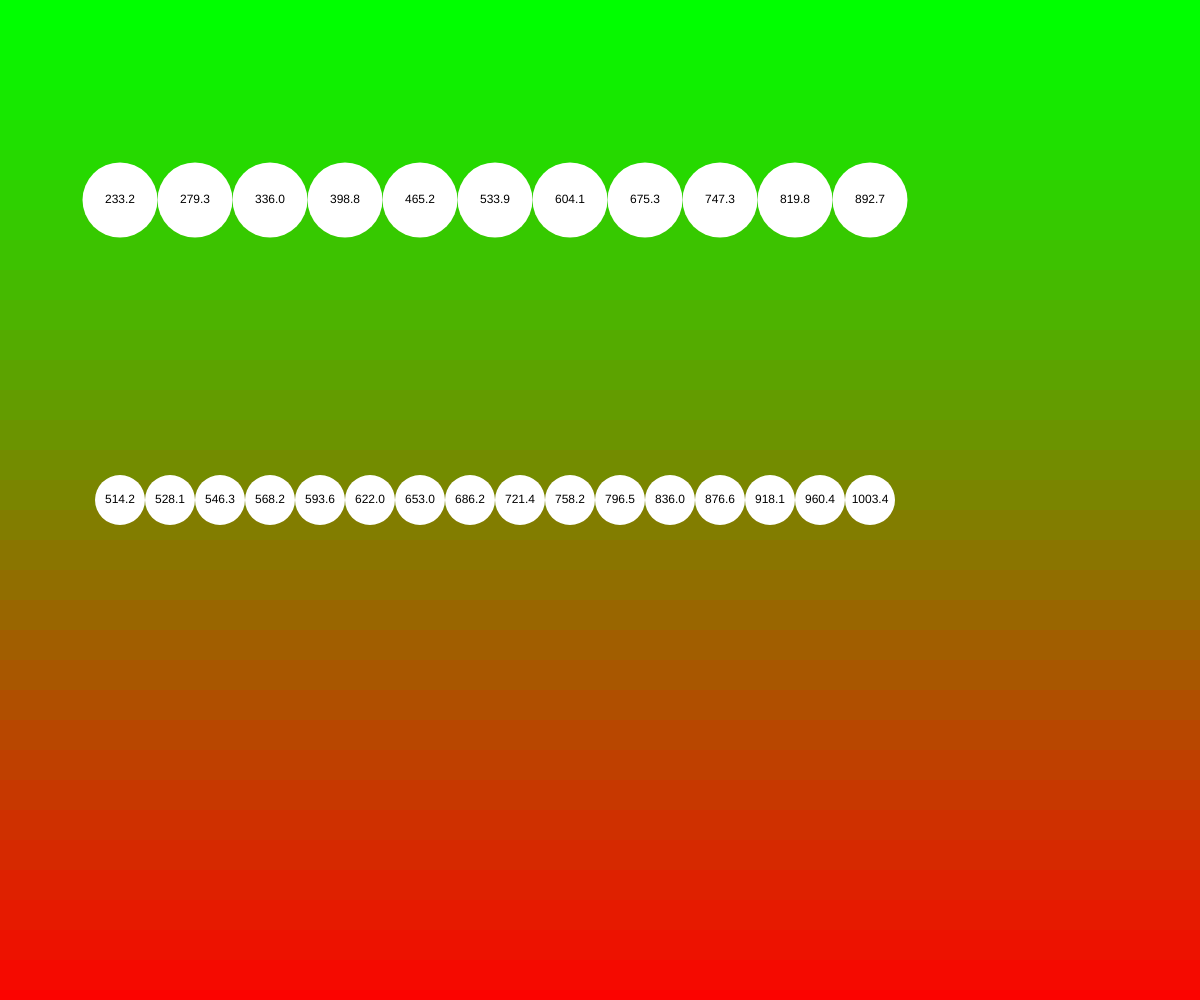
Frame 1 (no input)
Frame 60 (no input): identical to frame 1, image omitted
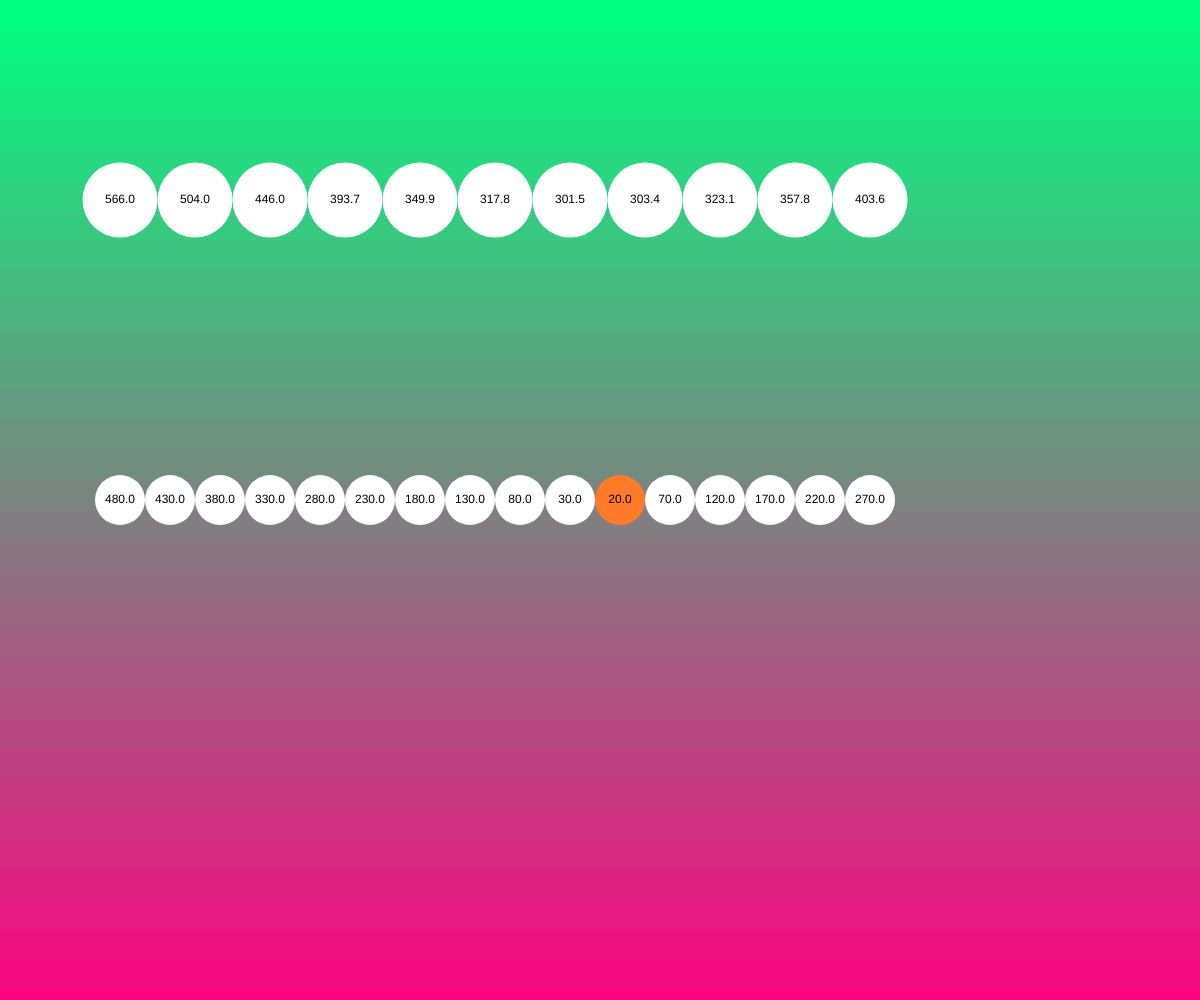
Frame 120 (the mouse pressed at the canvas centre since frame 60)

The p5.js sketch that drew these frames (run headless with seeded random() and noise() and a simulated clock; from frame 60 on, the mouse is pressed at the canvas centre):

// p5.js sketch
// ── sketch.js
// Project Title
// Your Name
// Date
//
// Extra for Experts:
// - describe what you did to take this project "above and beyond"


function setup() {
  createCanvas(windowWidth, windowHeight);
}

function draw() {
  background(220);
  gradiantBackground();
  circleLine(height/2, 50);
  circleLine(height * 0.2, 75);
}

function Cdistance(x1, y1, x2, y2){
  // calculate the straight line distance 
  // between (x1, y1) and (x2, y2)
  let a = abs(x1 - x2);
  let b = abs (y1 - y2);
  let c = sqrt(pow(a, 2) + pow(b, 2));
  return c.toFixed(1); // to keep only 1 dec number
}

function circleLine(y, size){
  // use this function to draw a line of circle (loop)
  // y → number the height at which to draw the line
  let xsatrt = width * 0.1;  // 10% position fro, the left
  let xEnd = height * 0.9; // 90% horizontal position from left

  for(let x = xsatrt; x <= xEnd; x = x + size){
    let d = Cdistance(x, y, mouseX, mouseY);
    if (d<= size / 2){
      fill(255, 123, 40);
    }
    else{
      fill(255);
    }
    circle(x, y, size);
    textAlign(CENTER, CENTER);
    fill(0);
    text(d, x, y);
  }
}

function gradiantBackground(){
  let h = 30;
  let y = 0;
  while(y <= height){
    noStroke();
    let mappedY = map(y, 0, height, 0, 255);
    let flippedY = 255 - mappedY;
    let mappedMouseX = map(mouseX, 0, width, 0, 255);
    fill(mappedY, flippedY, mappedMouseX);
    rect(0, y, width, h);
    y += h;
  }
}
